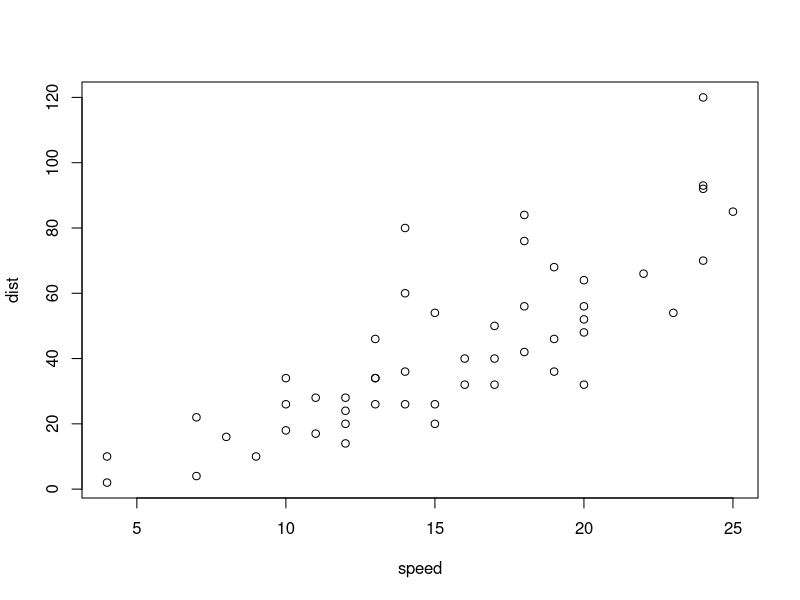
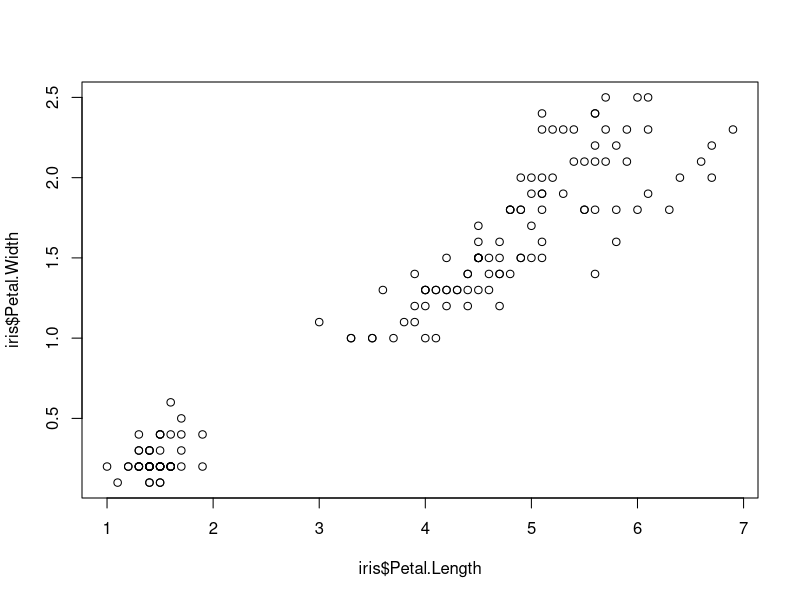

R code for these plots, in order:
## ---- chunk 1

library(tidyverse)
library(palmerpenguins)
## ---- chunk 2
#| label: Gráfico-dispersión-cars
#| code-fold: true
plot(cars)
## ---- chunk 3
plot(
  x = iris$Petal.Length,
  y = iris$Petal.Width
  
)
## ---- chunk 4
1 + 1
## ---- chunk 5
#| echo: false
2 * 2
